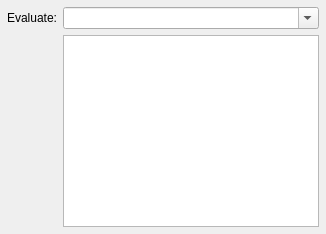
        <widget class="QFrame" name="frmEvaluate">
         <property name="frameShape">
          <enum>QFrame::NoFrame</enum>
         </property>
         <layout class="QGridLayout" name="gridLayout_2">
          <property name="leftMargin">
           <number>7</number>
          </property>
          <property name="topMargin">
           <number>7</number>
          </property>
          <property name="rightMargin">
           <number>7</number>
          </property>
          <property name="bottomMargin">
           <number>7</number>
          </property>
          <item row="0" column="0">
           <widget class="QLabel" name="lblEvaluate">
            <property name="text">
             <string>Evaluate:</string>
            </property>
           </widget>
          </item>
          <item row="0" column="1">
           <widget class="QComboBox" name="cbEvaluate">
            <property name="sizePolicy">
             <sizepolicy hsizetype="Expanding" vsizetype="Fixed">
              <horstretch>0</horstretch>
              <verstretch>0</verstretch>
             </sizepolicy>
            </property>
            <property name="editable">
             <bool>true</bool>
            </property>
            <property name="insertPolicy">
             <enum>QComboBox::NoInsert</enum>
            </property>
           </widget>
          </item>
          <item row="1" column="1">
           <widget class="QPlainTextEdit" name="txtEvalOutput">
            <property name="undoRedoEnabled">
             <bool>false</bool>
            </property>
            <property name="readOnly">
             <bool>true</bool>
            </property>
           </widget>
          </item>
         </layout>
        </widget>
